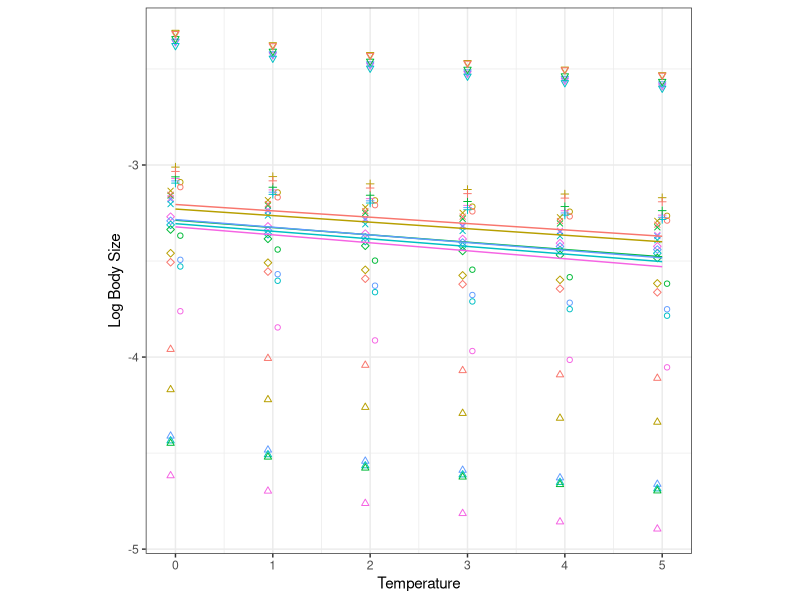
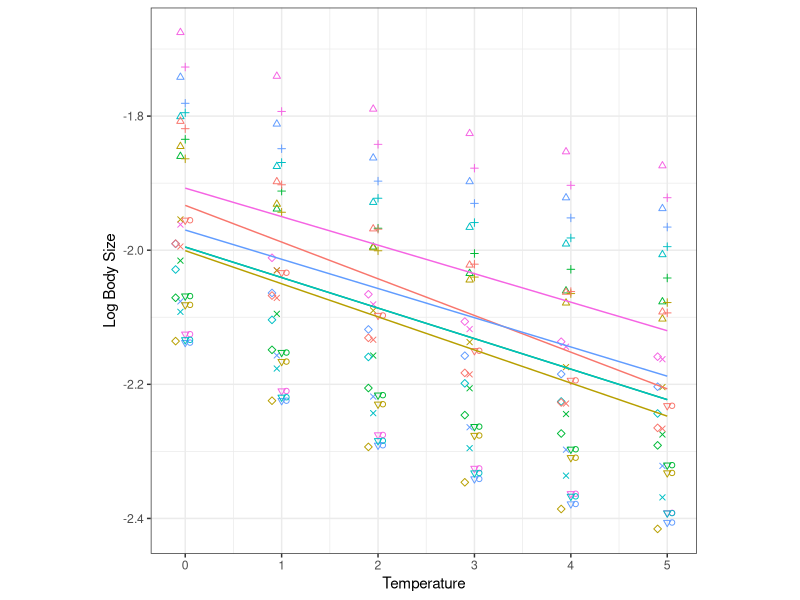
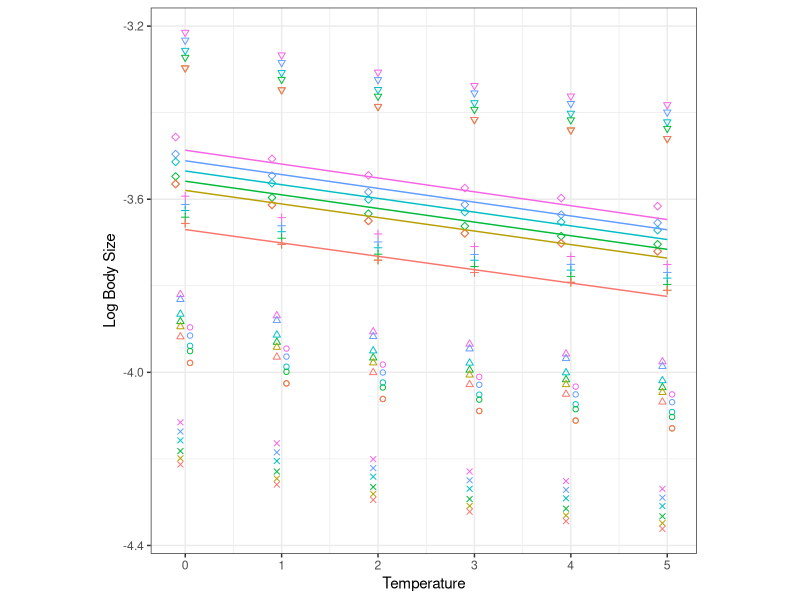

Generate these figures, in order, with R: (Note: this script raises an error after producing the figures.)
require(ggplot2)
####Plots for the paper####

finalmatrix2 <- read.csv("BEEP_Poly2024-2.csv")
finalmatrix2$Div <- interaction(finalmatrix2$Div)

#Specialists plot
minplot <- ggplot(data = finalmatrix2, aes(x = tempvect, y = minvect, col = factor(Div))) +
  # geom_point() +
  xlab("Temperature") +
  ylab("Log Body Size") +
  theme_bw() +
  # geom_point(data = finalmatrix2[(simchosen+1):(simchosen+216),], aes(x = tempvect, y = minvect, col = factor(Div), shape=factor(MinSeed))) +
  geom_point(data = finalmatrix2[1:36,], aes(x = tempvect+0.05, y = minvect, col = factor(Div)), shape = 1) +
  geom_point(data = finalmatrix2[613:648,], aes(x = tempvect-0.05, y = minvect, col = factor(Div)), shape = 2) +
  geom_point(data = finalmatrix2[181:216,], aes(x = tempvect, y = minvect, col = factor(Div)), shape = 3) +
  geom_point(data = finalmatrix2[109:144,], aes(x = tempvect-0.05, y = minvect, col = factor(Div)), shape = 4) +
  geom_point(data = finalmatrix2[325:360,], aes(x = tempvect-0.05, y = minvect, col = factor(Div)), shape = 5) +
  geom_point(data = finalmatrix2[1297:1332,], aes(x = tempvect, y = minvect, col = factor(Div)), shape = 6) +
  # geom_point(data = finalmatrix2[216:252,], aes(x = tempvect, y = minvect, col = factor(Div)), shape = 1) +
  # geom_point(data = finalmatrix2[252:288,], aes(x = tempvect, y = minvect, col = factor(Div)), shape = 1) +
  theme(aspect.ratio = 1, plot.title = element_text(hjust = 0.25), 
        legend.position = "none") +
  # ggtitle("Specialist Community") +
  scale_color_discrete(name = "Diversity") +
  stat_smooth(method = "lm", se = F, size = 0.5) 
minplot

#Generalists plot
maxplot <- ggplot(data = finalmatrix2, aes(x = tempvect, y = maxvect, col = factor(Div))) + 
  # geom_point() +
  xlab("Temperature") +
  ylab("Log Body Size") +
  theme_bw() +
  geom_point(data = finalmatrix2[1:36,], aes(x = tempvect+0.05, y = maxvect, col = factor(Div)), shape = 1) +
  geom_point(data = finalmatrix2[37:72,], aes(x = tempvect-0.05, y = maxvect, col = factor(Div)), shape = 2) +
  geom_point(data = finalmatrix2[73:108,], aes(x = tempvect, y = maxvect, col = factor(Div)), shape = 3) +
  geom_point(data = finalmatrix2[109:144,], aes(x = tempvect-0.05, y = maxvect, col = factor(Div)), shape = 4) +
  geom_point(data = finalmatrix2[146:180,], aes(x = tempvect-0.1, y = maxvect, col = factor(Div)), shape = 5) +
  geom_point(data = finalmatrix2[181:216,], aes(x = tempvect, y = maxvect, col = factor(Div)), shape = 6) +
  # geom_point(data = finalmatrix2[1:216,], aes(x = tempvect, y = maxvect, col = factor(Div), shape=factor(MaxSeed))) +
  theme(aspect.ratio = 1, plot.title = element_text(hjust = 0.5), 
        legend.position = "none") +
  # ggtitle("Generalist Community") +
  scale_color_discrete(name = "Diversity") +
  stat_smooth(method = "lm", se = F, size = 0.5) 
maxplot

finalmatrixniche <- read.csv("BEEP_Final-communityniche.csv")
finalmatrixniche$Div <- interaction(finalmatrixniche$Div)

#Specialists plot with full partitioning
nicheplot <- ggplot(data = finalmatrixniche, aes(x = tempvect, y = nichevect, col = Div)) +
  # geom_point() +
  # geom_point(data = finalmatrixniche[1:216,], aes(x = tempvect, y = nichevect, col = factor(Div), shape=factor(Sim))) +
  geom_point(data = finalmatrixniche[1:36,], aes(x = tempvect+0.05, y = nichevect, col = factor(Div)), shape = 1) +
  geom_point(data = finalmatrixniche[253:288,], aes(x = tempvect-0.05, y = nichevect, col = factor(Div)), shape = 2) +
  geom_point(data = finalmatrixniche[73:108,], aes(x = tempvect, y = nichevect, col = factor(Div)), shape = 3) +
  geom_point(data = finalmatrixniche[109:144,], aes(x = tempvect-0.05, y = nichevect, col = factor(Div)), shape = 4) +
  geom_point(data = finalmatrixniche[289:324,], aes(x = tempvect-0.1, y = nichevect, col = factor(Div)), shape = 5) +
  geom_point(data = finalmatrixniche[181:216,], aes(x = tempvect, y = nichevect, col = factor(Div)), shape = 6) +
  xlab("Temperature") +
  ylab("Log Body Size") +
  theme_bw() +
  stat_smooth(method = "lm", se = F, size = 0.5) +
  theme(aspect.ratio = 1, plot.title = element_text(hjust = 0.5)) +
  # ggtitle("Specialist Niche-Partition Community") +
  scale_color_discrete(name = "Div") +
  theme(legend.position = "none") 
nicheplot

finalplot <- plot_grid(nicheplot, minplot, maxplot, nrow = 1,
                       label_size = 12, labels = c("A)", "B)", "C)"),
                       label_y = 0.75, label_x = 0.8)

